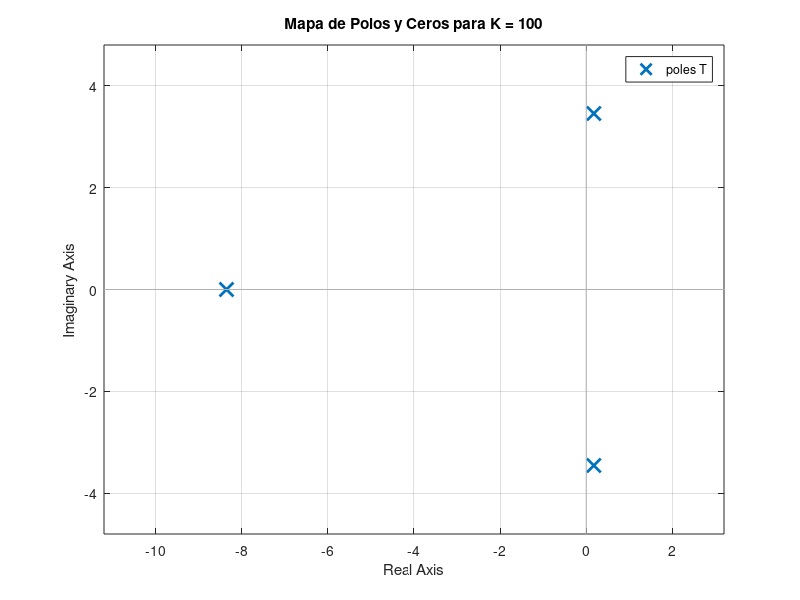
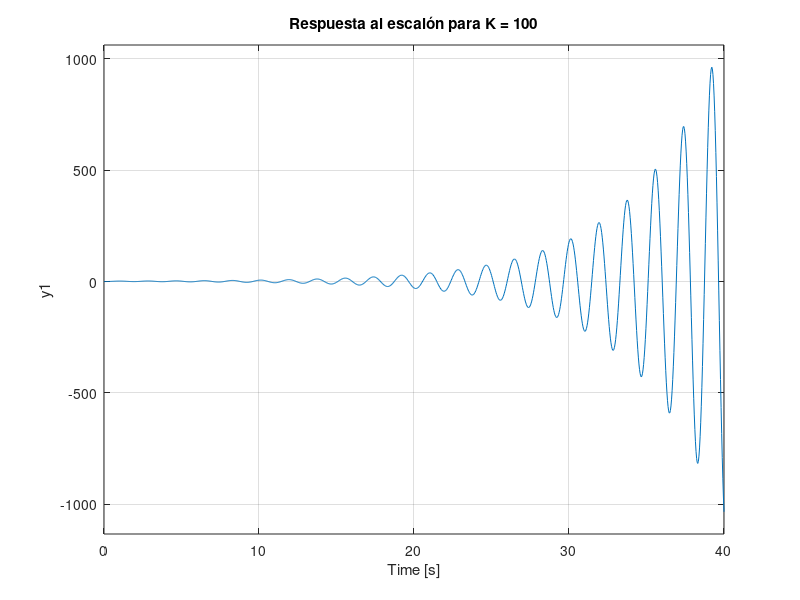

MATLAB code to generate these figures, in order:
clc;
clear;

s = tf('s');

% Función de transferencia general
K_vals = [100];  % valores de K para analizar

for K = K_vals
    disp(['K = ', num2str(K)]);
    
    % Transferencia en lazo cerrado: T(s) = K / (s^3 + 8s^2 + 9s + K)
    T = tf(K, [1 8 9 K]);
    
    % Mostrar polos
    disp('Polos:');
    disp(pole(T));
    
    % Mostrar gráfico de polos y ceros
    figure;
    pzmap(T);
    title(['Mapa de Polos y Ceros para K = ', num2str(K)]);
    grid on;

    % Respuesta al escalón
    figure;
    step(T);
    title(['Respuesta al escalón para K = ', num2str(K)]);
    grid on;

end
